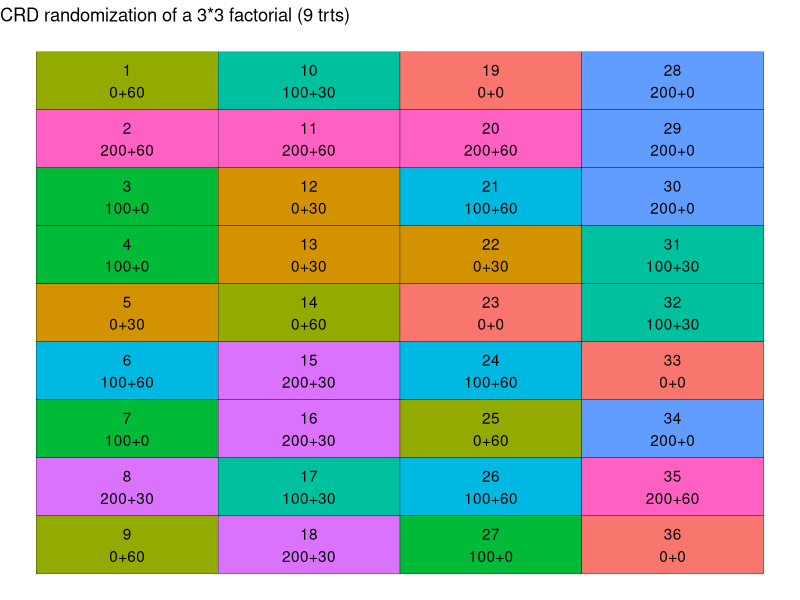
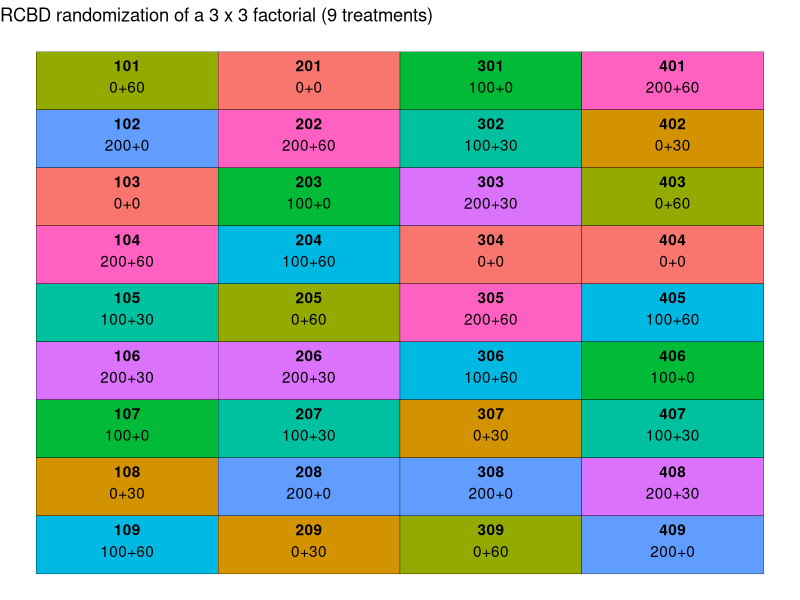

Here is the R script that generated these plots, in order: (Note: this script raises an error after producing the figures.)
## ---- chunk 1
# Loading packages
library(tidyverse) # for data wrangling and plotting
## ---- chunk 2
trts = crossing(nrate_kgha= c(0,100,200), 
                krate_kgha= c(0,30,60)
                
                ) %>%
  mutate(trtnum = 1:nrow(.) ) %>%
  mutate(trtname = paste0(nrate_kgha, "+", krate_kgha))

trts
## ---- chunk 3
# Setting seed to get same randomization result every time
set.seed(930)

crd_rand = crossing(trtname = trts$trtname,
                    rep= 1:4
                    
                    
                    ) %>%
  # Since plots are organized without a structure, let's number them 1 through 36

  mutate(plot = 1:nrow(.)) %>%
  # Randomizing trtname to plots, without restrictions 
mutate(plot= sample(plot)) %>%
  arrange(plot)

crd_rand
## ---- chunk 4
crd_layout = crd_rand %>%
  # Defining number of rows and columns in the field for plotting purposes
mutate(row = rep(1:4, each= 9)) %>%
  mutate(col = rep(seq(from = 1,
                   to= 9,
                   by= 1), times= 4
         )) %>%
  # Creating plot and trtname labels for plotting
  mutate(lab= paste0(plot, "\n", trtname))
  
crd_layout
## ---- chunk 5
ggplot(data= crd_layout,
       aes(x=row, y= -col)) +
  geom_tile(aes(fill = trtname), 
            color= "black",
            show.legend= F
            )+
  geom_text(aes(label = lab), vjust = 0.5) +
  labs(title = "CRD randomization of a 3*3 factorial (9 trts)")+ 
  theme_void()

## ---- chunk 6
# Setting seed to get same randomization result every time
set.seed(930)

rcbd_rand = crossing(trtname = trts$trtname, 
                     rep = 1:4
                     
                     ) %>%
  arrange(rep) %>%
  group_by(rep) %>%
  mutate(trtname= sample(trtname)) %>%
  mutate( plot = (rep*100) + 1:9) %>%
  ungroup()

rcbd_rand
## ---- chunk 7
rcbd_rand %>%
  group_by (rep) %>%
  tally() #%>%
  #filter(n>1)
## ---- chunk 8
rcbd_layout <- rcbd_rand %>%
  # Defining number of rows and columns in the field for plotting purposes
  mutate(row = rep(1:4, each = 9)) %>%
  mutate(col = rep(seq(from = 1, 
                       to = 9, #total number of treatments, 
                       by = 1), 
                   times = 4 #total number of blocks
  )) %>%
  # Creating plot and trtname labels for plotting
  mutate(lab = paste0(plot, "\n", trtname))

rcbd_layout
## ---- chunk 9
ggplot(data = rcbd_layout, aes(x = row, 
                               y = -col))+
  geom_tile(aes(fill = trtname),
            color = "black",
            show.legend = F
  )+
  geom_text(aes(label = plot), fontface = "bold", vjust = -.8)+
  geom_text(aes(label = trtname), vjust = 1)+
  labs(title = "RCBD randomization of a 3 x 3 factorial (9 treatments)") +
  theme_void()

## ---- chunk 10
rcbd_rand %>%
  # Retrieving other information contained in trts
left_join(trts) %>%
  # Rearranging columns  
dplyr::select(plot, rep, trtname, trtnum,
              nrate_kgha, krate_kgha
              ) %>%
  write_csv("../output/rcbd_randomization_table.csv")

## ---- chunk 11
ggsave("../output/rcbd_layoutmap.png",
       width = 6,
       height = 4,
       bg = "white")
